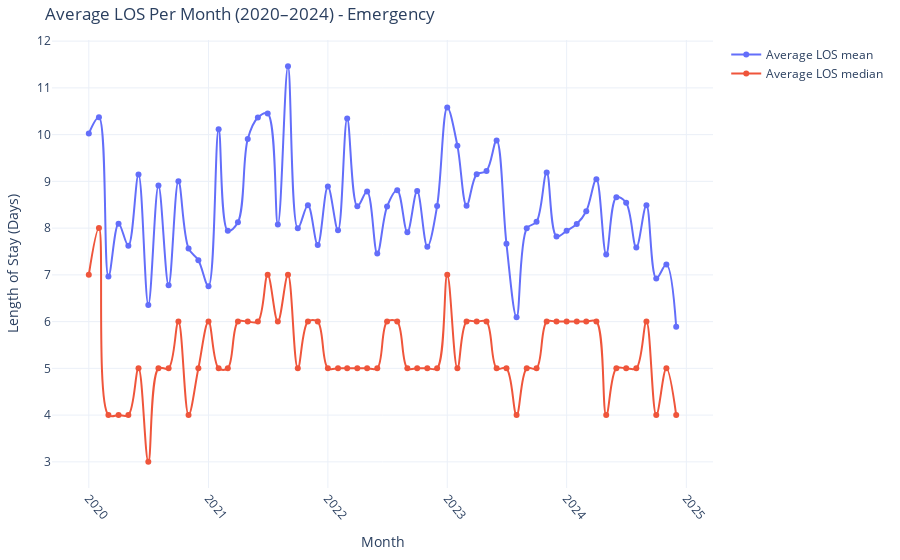

The notebook cell this image was saved under:
### Code cell
import pandas as pd
import plotly.graph_objects as go


# Create the plot
fig = go.Figure()
fig.add_trace(
    go.Scatter(
        x=monthly_avg_los['year_month'],
        y=monthly_avg_los['Los'],
        mode='lines+markers',
        name='Average LOS mean',
        line=go.scatter.Line(shape='spline')
    )
)
fig.add_trace(
    go.Scatter(
        x=monthly_avg_los1['year_month'],
        y=monthly_avg_los1['Los'],
        mode='lines+markers',
        name='Average LOS median',
        line=go.scatter.Line(shape='spline')
    )
)


# Update layout
fig.update_layout(
    title='Average LOS Per Month (2020–2024) - Emergency',
    xaxis_title='Month',
    yaxis_title='Length of Stay (Days)',
    template='plotly_white',
    margin=dict(l=20, r=20, t=40, b=40),
    xaxis=dict(tickangle=50)
)

fig.show()
